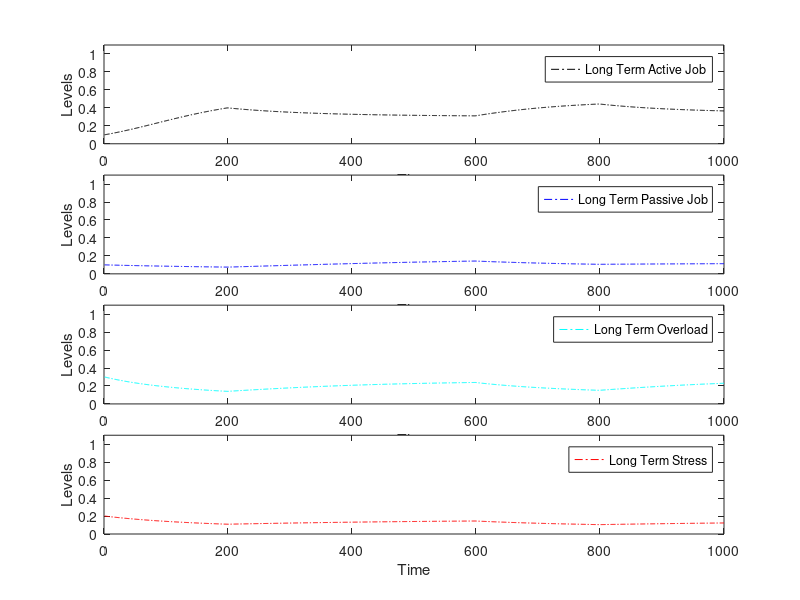

MATLAB code to generate this figure:
load('matlab_02.mat');
delT = 0.1;


Ex = zeros(1,numTime);
Er = zeros(1,numTime);
Sc = zeros(1,numTime);
Py = zeros(1,numTime);
Tp = zeros(1,numTime);
Abnorm = zeros(1,numTime);
Jlbasic = zeros(1,numTime);


Ab = zeros(1,numTime);
Tc = zeros(1,numTime);
Pr = zeros(1,numTime);
Sr = zeros(1,numTime);
Jd = zeros(1,numTime);
Jc = zeros(1,numTime);
Jl = zeros(1,numTime);
Sv = zeros(1,numTime);
Pj = zeros(1,numTime);
Aj = zeros(1,numTime);
Js = zeros(1,numTime);
Ss = zeros(1,numTime);
La = zeros(1,numTime);
Lp = zeros(1,numTime);
Lv = zeros(1,numTime);
Ls = zeros(1,numTime);



La(1) = 0.1;
Lp(1) = 0.1;
Lv(1) = 0.3;
Ls(1) = 0.2;
for t = 1:numTime
	Ex(t) = 0.5;
	Er(t) = 0.8;
	Sc(t) = 0.2;
	Py(t) = 0.9;
	Tp(t) = 0.1;
	Abnorm(t) = 0.8;
	Jlbasic(t) = 0.4;
end

	Ab(1) = aAb * Abnorm(1) + (1-aAb) * [La(1) * (1-Lp(1))] * Abnorm(1);
	Tc(1) = aTc * Ab(1) + (1-aTc) * Ex(1);
	Sr(1) = wSr1 * Py(1) + wSr2 * Er(1) + wSr3 * Sc(1); 

	Pr(1) = bPr * Sr(1) + (1-bPr) * Tc(1);
	
	Jl(1) = aJl * Jlbasic(1) + (1-aJl) * Lv(1);

	Jc(1) = [yJc * Ex(1) + (1-yJc) * Py(1)] * (1-Ls(1));
	Jd(1) = [uJd * Jl(1) + (1-uJd) * Tp(1)] * (1-Jc(1));
	

	Sv(1) = Tp(1) * (1-Jc(1));

	
	Pj(1) = Jd(1) * [1-(uPj * Jc(1) + (1-uPj) * Pr(1))];
	Aj(1) = [bAj* Pr(1)+(1-bAj)*Jc(1)]*(1-Jd(1));

	Js(1) = [yJs * Jd(1) + (1-yJs) * Ls(1)] * [1-[(wJs1 * Pr(1) + wJs2 * Er(1) + wJs3 * Jc(1)) * (1-Ls(1))]];

	Ss(1) = ySs * Js(1) + (1-ySs) * Sv(1);


for t = 2:numTime
	if(t==200)
		disp(t);
		Ex(t) = mean([Ex(t-1) 0.1]); % 0.5
		disp(Ex(t-1));disp('---');disp(mean([Ex(t-1) 0.1]));
		Er(t) = mean([Er(t-1) 0.1]); % 0.8
		Sc(t) = mean([Sc(t-1) 0.8]); % 0.2
		Py(t) = mean([Py(t-1) 0.1]); % 0.9
		Tp(t) = mean([Tp(t-1) 0.7]); % 0.1
		Abnorm(t) = mean([Abnorm(t-1) 0.4]); % 0.8
		Jlbasic(t) = mean([Jlbasic(t-1) 0.9]); % 0.4
		for n = t+1:numTime
			Ex(n) = Ex(n-1);
			Er(n) = Er(n-1);
			Sc(n) = Sc(n-1);
			Py(n) = Py(n-1);
			Tp(n) = Tp(n-1);
			Abnorm(n) = Abnorm(n-1);
			Jlbasic(n) = Jlbasic(n-1);
		end
	elseif (t==600)
		disp(t);
		Ex(t) = mean([Ex(t-1) 0.9]); % 0.5
		Er(t) = mean([Er(t-1) 0.9]); % 0.8
		Sc(t) = mean([Sc(t-1) 0.2]); % 0.2
		Py(t) = mean([Py(t-1) 0.9]); % 0.9
		Tp(t) = mean([Tp(t-1) 0.1]); % 0.1
		Abnorm(t) = mean([Abnorm(t-1) 0.9]); % 0.8
		Jlbasic(t) = mean([Jlbasic(t-1) 0.9]); % 0.4
		for n = t+1:numTime
			Ex(n) = Ex(n-1);
			Er(n) = Er(n-1);
			Sc(n) = Sc(n-1);
			Py(n) = Py(n-1);
			Tp(n) = Tp(n-1);
			Abnorm(n) = Abnorm(n-1);
			Jlbasic(n) = Jlbasic(n-1);
		end
	elseif (t==800)
		disp(t);
		Ex(t) = mean([Ex(t-1) 0.1]); % 0.5
		Er(t) = mean([Er(t-1) 0.1]); % 0.8
		Sc(t) = mean([Sc(t-1) 0.8]); % 0.2
		Py(t) = mean([Py(t-1) 0.4]); % 0.9
		Tp(t) = mean([Tp(t-1) 0.7]); % 0.1
		Abnorm(t) = mean([Abnorm(t-1) 0.1]); % 0.8
		Jlbasic(t) = mean([Jlbasic(t-1) 0.1]); % 0.4
		for n = t+1:numTime
			Ex(n) = Ex(n-1);
			Er(n) = Er(n-1);
			Sc(n) = Sc(n-1);
			Py(n) = Py(n-1);
			Tp(n) = Tp(n-1);
			Abnorm(n) = Abnorm(n-1);
			Jlbasic(n) = Jlbasic(n-1);
		end
	end

	Ab(t) = aAb * Abnorm(t-1) + (1-aAb) * [La(t) * (1-Lp(t))] * Abnorm(t-1);
	Tc(t) = aTc * Ab(t) + (1-aTc) * Ex(t);
	Sr(t) = wSr1 * Py(t) + wSr2 * Er(t) + wSr3 * Sc(t); 

	Pr(t) = bPr * Sr(t) + (1-bPr) * Tc(t);
	
	Jl(t) = aJl * Jlbasic(t-1) + (1-aJl) * Lv(t);

	Jc(t) = [yJc * Ex(t) + (1-yJc) * Py(t)] * (1-Ls(t));
	Jd(t) = [uJd * Jl(t) + (1-uJd) * Tp(t)] * (1-Jc(t));
	

	Sv(t) = Tp(t) * (1-Jc(t));

	
	Pj(t) = Jd(t) * [1-(uPj * Jc(t) + (1-uPj) * Pr(t))];
	Aj(t) = [bAj* Pr(t)+(1-bAj)*Jc(t)]*(1-Jd(t));

	Js(t) = [yJs * Jd(t) + (1-yJs) * Ls(t)] * [1-[(wJs1 * Pr(t) + wJs2 * Er(t) + wJs3 * Jc(t)) * (1-Ls(t))]];

	Ss(t) = ySs * Js(t) + (1-ySs) * Sv(t);


	La(t) = La(t-1) + nLs * (Aj(t)-La(t-1)) * (1-La(t-1)) * La(t-1) * delT;
	Lp(t) = Lp(t-1) + nLp * (Pj(t)-Lp(t-1)) * (1-Lp(t-1)) * Lp(t-1) * delT;
	Lv(t) = Lv(t-1) + nLv * (Sv(t)-Lv(t-1)) * (1-Lv(t-1)) * Lv(t-1) * delT;
	Ls(t) = Ls(t-1) + nLs * (Ss(t)-Ls(t-1)) * (1-Ls(t-1)) * Ls(t-1) * delT;
	

end



figure
hold on
	%%%%%%%%%%%%%%%% Plot 1
	subplot(16,1,1:4);
	plot(La,'k-.');
	xlabel('Time');
	ylabel('Levels');
    	xlim([0 1000]);
    	ylim([0 1.1]);
	legend('Long Term Active Job');
	%%%%%%%%%%%%%%%% Plot 2
	subplot(16,1,5:8);
	plot(Lp,'b-.');
	xlabel('Time');
	ylabel('Levels');
    	xlim([0 1000]);
    	ylim([0 1.1]);
	legend('Long Term Passive Job');
	%%%%%%%%%%%%%%%% Plot 3
	subplot(16,1,9:12);
	plot(Lv,'c-.');
	xlabel('Time');
	ylabel('Levels');
    	xlim([0 1000]);
    	ylim([0 1.1]);
	legend('Long Term Overload');
	%%%%%%%%%%%%%%%% Plot 4
	subplot(16,1,13:16);
	plot(Ls,'r-.');
	xlabel('Time');
	ylabel('Levels');
    	xlim([0 1000]);
    	ylim([0 1.1]);
	legend('Long Term Stress');